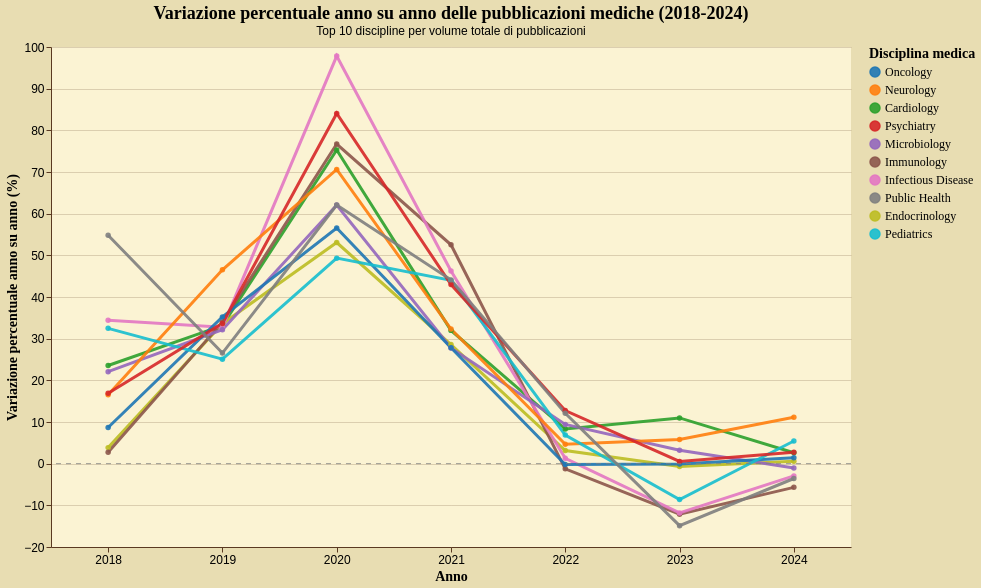

Vega-Lite specification stored for this chart:
### Vega-Lite specification from a JSON file in a GitHub repository (floating-point values rounded to 4 significant figures)
{"config": {"background": "#e8ddb2", "view": {"stroke": "transparent", "width": 350, "height": 250, "fill": "#fbf3d3", "strokeWidth": 0}, "axis": {"domainColor": "#5a3921", "gridColor": "#5a3921", "gridOpacity": 0.2, "tickColor": "#5a3921", "labelColor": "black", "titleColor": "black", "titleFont": "EB Garamond", "labelFontSize": 12, "titleFontSize": 14}, "legend": {"labelColor": "black", "titleColor": "black", "labelFont": "EB Garamond", "titleFont": "EB Garamond", "labelFontSize": 12, "orient": "right", "titleFontSize": 14}, "title": {"color": "black", "font": "EB Garamond", "fontSize": 18}, "mark": {"color": "#6b4a32", "opacity": 0.8}, "bar": {"color": "#6b4a32", "opacity": 0.8}, "line": {"color": "#6b4a32", "opacity": 0.8}, "area": {"color": "#6b4a32", "opacity": 0.8}, "point": {"color": "#6b4a32", "opacity": 0.8}}, "layer": [{"data": {"name": "data-bc0de5876118f0f4825c4b576af51a96"}, "mark": {"type": "line", "opacity": 0.8, "point": true, "strokeWidth": 3}, "encoding": {"color": {"field": "medgemma_extraction", "scale": {"domain": ["Oncology", "Neurology", "Cardiology", "Psychiatry", "Microbiology", "Immunology", "Infectious Disease", "Public Health", "Endocrinology", "Pediatrics"], "range": ["#1f77b4", "#ff7f0e", "#2ca02c", "#d62728", "#9467bd", "#8c564b", "#e377c2", "#7f7f7f", "#bcbd22", "#17becf"]}, "title": "Disciplina medica", "type": "nominal"}, "opacity": {"condition": {"param": "param_8", "value": 0.9}, "value": 0.15}, "order": {"field": "if(param_8.medgemma_extraction && indexof(param_8.medgemma_extraction, datum.medgemma_extraction) !== -1, 0, 1)", "type": "nominal"}, "tooltip": [{"field": "medgemma_extraction", "title": "Disciplina medica", "type": "nominal"}, {"field": "Anno", "title": "Anno", "type": "ordinal"}, {"field": "articoli", "format": ",", "title": "Articoli", "type": "quantitative"}, {"field": "anno_precedente", "format": ",", "title": "Anno precedente", "type": "quantitative"}, {"field": "incremento", "format": ".1f", "title": "Variazione %", "type": "quantitative"}, {"field": "Totale_Articoli", "format": ",", "title": "Totale articoli", "type": "quantitative"}], "x": {"axis": {"labelAngle": 0, "labelFontSize": 12}, "field": "Anno", "title": "Anno", "type": "ordinal"}, "y": {"field": "incremento", "title": "Variazione percentuale anno su anno (%)", "type": "quantitative"}}, "name": "view_3", "title": {"text": "Variazione percentuale anno su anno delle pubblicazioni mediche (2018-2024)", "subtitle": "Top 10 discipline per volume totale di pubblicazioni"}}, {"data": {"name": "data-a0a55d106695e8d630baff0f16eee66d"}, "mark": {"type": "rule", "color": "gray", "strokeDash": [5, 5]}, "encoding": {"y": {"field": "y", "type": "quantitative"}}}], "height": 500, "params": [{"name": "param_8", "select": {"type": "point", "fields": ["medgemma_extraction"]}, "bind": "legend", "views": ["view_3"]}], "width": 800, "$schema": "https://vega.github.io/schema/vega-lite/v5.20.1.json", "datasets": {"data-bc0de5876118f0f4825c4b576af51a96": [{"medgemma_extraction": "Cardiology", "Anno": 2018, "articoli": 3693, "Totale_Articoli": 71622, "anno_precedente": 2989.0, "incremento": 23.55, "incremento_abs": 23.55, "ranking": 4.0}, {"medgemma_extraction": "Cardiology", "Anno": 2019, "articoli": 4917, "Totale_Articoli": 71622, "anno_precedente": 3693.0, "incremento": 33.14, "incremento_abs": 33.14, "ranking": 6.0}, {"medgemma_extraction": "Cardiology", "Anno": 2020, "articoli": 8619, "Totale_Articoli": 71622, "anno_precedente": 4917.0, "incremento": 75.29, "incremento_abs": 75.29, "ranking": 4.0}, {"medgemma_extraction": "Cardiology", "Anno": 2021, "articoli": 11376, "Totale_Articoli": 71622, "anno_precedente": 8619.0, "incremento": 31.99, "incremento_abs": 31.99, "ranking": 7.0}, {"medgemma_extraction": "Cardiology", "Anno": 2022, "articoli": 12321, "Totale_Articoli": 71622, "anno_precedente": 11380.0, "incremento": 8.307, "incremento_abs": 8.307, "ranking": 4.0}, {"medgemma_extraction": "Cardiology", "Anno": 2023, "articoli": 13674, "Totale_Articoli": 71622, "anno_precedente": 12320.0, "incremento": 10.98, "incremento_abs": 10.98, "ranking": 1.0}, {"medgemma_extraction": "Cardiology", "Anno": 2024, "articoli": 14033, "Totale_Articoli": 71622, "anno_precedente": 13670.0, "incremento": 2.625, "incremento_abs": 2.625, "ranking": 4.0}, {"medgemma_extraction": "Endocrinology", "Anno": 2018, "articoli": 1753, "Totale_Articoli": 28204, "anno_precedente": 1688.0, "incremento": 3.851, "incremento_abs": 3.851, "ranking": 9.0}, {"medgemma_extraction": "Endocrinology", "Anno": 2019, "articoli": 2342, "Totale_Articoli": 28204, "anno_precedente": 1753.0, "incremento": 33.6, "incremento_abs": 33.6, "ranking": 5.0}, {"medgemma_extraction": "Endocrinology", "Anno": 2020, "articoli": 3585, "Totale_Articoli": 28204, "anno_precedente": 2342.0, "incremento": 53.07, "incremento_abs": 53.07, "ranking": 9.0}, {"medgemma_extraction": "Endocrinology", "Anno": 2021, "articoli": 4610, "Totale_Articoli": 28204, "anno_precedente": 3585.0, "incremento": 28.59, "incremento_abs": 28.59, "ranking": 8.0}, {"medgemma_extraction": "Endocrinology", "Anno": 2022, "articoli": 4755, "Totale_Articoli": 28204, "anno_precedente": 4610.0, "incremento": 3.145, "incremento_abs": 3.145, "ranking": 7.0}, {"medgemma_extraction": "Endocrinology", "Anno": 2023, "articoli": 4722, "Totale_Articoli": 28204, "anno_precedente": 4755.0, "incremento": -0.694, "incremento_abs": 0.694, "ranking": 6.0}, {"medgemma_extraction": "Endocrinology", "Anno": 2024, "articoli": 4749, "Totale_Articoli": 28204, "anno_precedente": 4722.0, "incremento": 0.5718, "incremento_abs": 0.5718, "ranking": 6.0}, {"medgemma_extraction": "Immunology", "Anno": 2018, "articoli": 1802, "Totale_Articoli": 34140, "anno_precedente": 1754.0, "incremento": 2.737, "incremento_abs": 2.737, "ranking": 10.0}, {"medgemma_extraction": "Immunology", "Anno": 2019, "articoli": 2414, "Totale_Articoli": 34140, "anno_precedente": 1802.0, "incremento": 33.96, "incremento_abs": 33.96, "ranking": 3.0}, {"medgemma_extraction": "Immunology", "Anno": 2020, "articoli": 4266, "Totale_Articoli": 34140, "anno_precedente": 2414.0, "incremento": 76.72, "incremento_abs": 76.72, "ranking": 3.0}, {"medgemma_extraction": "Immunology", "Anno": 2021, "articoli": 6507, "Totale_Articoli": 34140, "anno_precedente": 4266.0, "incremento": 52.53, "incremento_abs": 52.53, "ranking": 1.0}, {"medgemma_extraction": "Immunology", "Anno": 2022, "articoli": 6426, "Totale_Articoli": 34140, "anno_precedente": 6507.0, "incremento": -1.245, "incremento_abs": 1.245, "ranking": 10.0}, {"medgemma_extraction": "Immunology", "Anno": 2023, "articoli": 5646, "Totale_Articoli": 34140, "anno_precedente": 6426.0, "incremento": -12.14, "incremento_abs": 12.14, "ranking": 9.0}, {"medgemma_extraction": "Immunology", "Anno": 2024, "articoli": 5325, "Totale_Articoli": 34140, "anno_precedente": 5646.0, "incremento": -5.685, "incremento_abs": 5.685, "ranking": 10.0}, {"medgemma_extraction": "Infectious Disease", "Anno": 2018, "articoli": 1691, "Totale_Articoli": 34136, "anno_precedente": 1258.0, "incremento": 34.42, "incremento_abs": 34.42, "ranking": 2.0}, {"medgemma_extraction": "Infectious Disease", "Anno": 2019, "articoli": 2245, "Totale_Articoli": 34136, "anno_precedente": 1691.0, "incremento": 32.76, "incremento_abs": 32.76, "ranking": 7.0}, {"medgemma_extraction": "Infectious Disease", "Anno": 2020, "articoli": 4441, "Totale_Articoli": 34136, "anno_precedente": 2245.0, "incremento": 97.82, "incremento_abs": 97.82, "ranking": 1.0}, {"medgemma_extraction": "Infectious Disease", "Anno": 2021, "articoli": 6494, "Totale_Articoli": 34136, "anno_precedente": 4441.0, "incremento": 46.23, "incremento_abs": 46.23, "ranking": 2.0}, {"medgemma_extraction": "Infectious Disease", "Anno": 2022, "articoli": 6577, "Totale_Articoli": 34136, "anno_precedente": 6494.0, "incremento": 1.278, "incremento_abs": 1.278, "ranking": 8.0}, {"medgemma_extraction": "Infectious Disease", "Anno": 2023, "articoli": 5800, "Totale_Articoli": 34136, "anno_precedente": 6577.0, "incremento": -11.81, "incremento_abs": 11.81, "ranking": 8.0}, {"medgemma_extraction": "Infectious Disease", "Anno": 2024, "articoli": 5630, "Totale_Articoli": 34136, "anno_precedente": 5800.0, "incremento": -2.931, "incremento_abs": 2.931, "ranking": 8.0}, {"medgemma_extraction": "Microbiology", "Anno": 2018, "articoli": 2544, "Totale_Articoli": 43666, "anno_precedente": 2084.0, "incremento": 22.07, "incremento_abs": 22.07, "ranking": 5.0}, {"medgemma_extraction": "Microbiology", "Anno": 2019, "articoli": 3362, "Totale_Articoli": 43666, "anno_precedente": 2544.0, "incremento": 32.15, "incremento_abs": 32.15, "ranking": 8.0}, {"medgemma_extraction": "Microbiology", "Anno": 2020, "articoli": 5449, "Totale_Articoli": 43666, "anno_precedente": 3362.0, "incremento": 62.08, "incremento_abs": 62.08, "ranking": 6.0}, {"medgemma_extraction": "Microbiology", "Anno": 2021, "articoli": 6963, "Totale_Articoli": 43666, "anno_precedente": 5449.0, "incremento": 27.78, "incremento_abs": 27.78, "ranking": 10.0}, {"medgemma_extraction": "Microbiology", "Anno": 2022, "articoli": 7618, "Totale_Articoli": 43666, "anno_precedente": 6963.0, "incremento": 9.407, "incremento_abs": 9.407, "ranking": 3.0}, {"medgemma_extraction": "Microbiology", "Anno": 2023, "articoli": 7864, "Totale_Articoli": 43666, "anno_precedente": 7618.0, "incremento": 3.229, "incremento_abs": 3.229, "ranking": 3.0}, {"medgemma_extraction": "Microbiology", "Anno": 2024, "articoli": 7782, "Totale_Articoli": 43666, "anno_precedente": 7864.0, "incremento": -1.043, "incremento_abs": 1.043, "ranking": 7.0}, {"medgemma_extraction": "Neurology", "Anno": 2018, "articoli": 3698, "Totale_Articoli": 75181, "anno_precedente": 3173.0, "incremento": 16.55, "incremento_abs": 16.55, "ranking": 7.0}, {"medgemma_extraction": "Neurology", "Anno": 2019, "articoli": 5419, "Totale_Articoli": 75181, "anno_precedente": 3698.0, "incremento": 46.54, "incremento_abs": 46.54, "ranking": 1.0}, {"medgemma_extraction": "Neurology", "Anno": 2020, "articoli": 9245, "Totale_Articoli": 75181, "anno_precedente": 5419.0, "incremento": 70.6, "incremento_abs": 70.6, "ranking": 5.0}, {"medgemma_extraction": "Neurology", "Anno": 2021, "articoli": 12232, "Totale_Articoli": 75181, "anno_precedente": 9245.0, "incremento": 32.31, "incremento_abs": 32.31, "ranking": 6.0}, {"medgemma_extraction": "Neurology", "Anno": 2022, "articoli": 12804, "Totale_Articoli": 75181, "anno_precedente": 12230.0, "incremento": 4.676, "incremento_abs": 4.676, "ranking": 6.0}, {"medgemma_extraction": "Neurology", "Anno": 2023, "articoli": 13550, "Totale_Articoli": 75181, "anno_precedente": 12800.0, "incremento": 5.826, "incremento_abs": 5.826, "ranking": 2.0}, {"medgemma_extraction": "Neurology", "Anno": 2024, "articoli": 15060, "Totale_Articoli": 75181, "anno_precedente": 13550.0, "incremento": 11.14, "incremento_abs": 11.14, "ranking": 1.0}, {"medgemma_extraction": "Oncology", "Anno": 2018, "articoli": 6687, "Totale_Articoli": 108541, "anno_precedente": 6153.0, "incremento": 8.679, "incremento_abs": 8.679, "ranking": 8.0}, {"medgemma_extraction": "Oncology", "Anno": 2019, "articoli": 9043, "Totale_Articoli": 108541, "anno_precedente": 6687.0, "incremento": 35.23, "incremento_abs": 35.23, "ranking": 2.0}, {"medgemma_extraction": "Oncology", "Anno": 2020, "articoli": 14158, "Totale_Articoli": 108541, "anno_precedente": 9043.0, "incremento": 56.56, "incremento_abs": 56.56, "ranking": 8.0}, {"medgemma_extraction": "Oncology", "Anno": 2021, "articoli": 18098, "Totale_Articoli": 108541, "anno_precedente": 14160.0, "incremento": 27.83, "incremento_abs": 27.83, "ranking": 9.0}, {"medgemma_extraction": "Oncology", "Anno": 2022, "articoli": 18061, "Totale_Articoli": 108541, "anno_precedente": 18100.0, "incremento": -0.2044, "incremento_abs": 0.2044, "ranking": 9.0}, {"medgemma_extraction": "Oncology", "Anno": 2023, "articoli": 18042, "Totale_Articoli": 108541, "anno_precedente": 18060.0, "incremento": -0.1052, "incremento_abs": 0.1052, "ranking": 5.0}, {"medgemma_extraction": "Oncology", "Anno": 2024, "articoli": 18299, "Totale_Articoli": 108541, "anno_precedente": 18040.0, "incremento": 1.424, "incremento_abs": 1.424, "ranking": 5.0}, {"medgemma_extraction": "Pediatrics", "Anno": 2018, "articoli": 1603, "Totale_Articoli": 25379, "anno_precedente": 1210.0, "incremento": 32.48, "incremento_abs": 32.48, "ranking": 3.0}, {"medgemma_extraction": "Pediatrics", "Anno": 2019, "articoli": 2005, "Totale_Articoli": 25379, "anno_precedente": 1603.0, "incremento": 25.08, "incremento_abs": 25.08, "ranking": 10.0}, {"medgemma_extraction": "Pediatrics", "Anno": 2020, "articoli": 2994, "Totale_Articoli": 25379, "anno_precedente": 2005.0, "incremento": 49.33, "incremento_abs": 49.33, "ranking": 10.0}, {"medgemma_extraction": "Pediatrics", "Anno": 2021, "articoli": 4311, "Totale_Articoli": 25379, "anno_precedente": 2994.0, "incremento": 43.99, "incremento_abs": 43.99, "ranking": 4.0}, {"medgemma_extraction": "Pediatrics", "Anno": 2022, "articoli": 4607, "Totale_Articoli": 25379, "anno_precedente": 4311.0, "incremento": 6.866, "incremento_abs": 6.866, "ranking": 5.0}, {"medgemma_extraction": "Pediatrics", "Anno": 2023, "articoli": 4210, "Totale_Articoli": 25379, "anno_precedente": 4607.0, "incremento": -8.617, "incremento_abs": 8.617, "ranking": 7.0}, {"medgemma_extraction": "Pediatrics", "Anno": 2024, "articoli": 4439, "Totale_Articoli": 25379, "anno_precedente": 4210.0, "incremento": 5.439, "incremento_abs": 5.439, "ranking": 2.0}, {"medgemma_extraction": "Psychiatry", "Anno": 2018, "articoli": 2222, "Totale_Articoli": 47149, "anno_precedente": 1901.0, "incremento": 16.89, "incremento_abs": 16.89, "ranking": 6.0}, {"medgemma_extraction": "Psychiatry", "Anno": 2019, "articoli": 2970, "Totale_Articoli": 47149, "anno_precedente": 2222.0, "incremento": 33.66, "incremento_abs": 33.66, "ranking": 4.0}, {"medgemma_extraction": "Psychiatry", "Anno": 2020, "articoli": 5466, "Totale_Articoli": 47149, "anno_precedente": 2970.0, "incremento": 84.04, "incremento_abs": 84.04, "ranking": 2.0}, {"medgemma_extraction": "Psychiatry", "Anno": 2021, "articoli": 7816, "Totale_Articoli": 47149, "anno_precedente": 5466.0, "incremento": 42.99, "incremento_abs": 42.99, "ranking": 5.0}, {"medgemma_extraction": "Psychiatry", "Anno": 2022, "articoli": 8813, "Totale_Articoli": 47149, "anno_precedente": 7816.0, "incremento": 12.76, "incremento_abs": 12.76, "ranking": 1.0}, {"medgemma_extraction": "Psychiatry", "Anno": 2023, "articoli": 8859, "Totale_Articoli": 47149, "anno_precedente": 8813.0, "incremento": 0.522, "incremento_abs": 0.522, "ranking": 4.0}, {"medgemma_extraction": "Psychiatry", "Anno": 2024, "articoli": 9102, "Totale_Articoli": 47149, "anno_precedente": 8859.0, "incremento": 2.743, "incremento_abs": 2.743, "ranking": 3.0}, {"medgemma_extraction": "Public Health", "Anno": 2018, "articoli": 1793, "Totale_Articoli": 30065, "anno_precedente": 1158.0, "incremento": 54.84, "incremento_abs": 54.84, "ranking": 1.0}, {"medgemma_extraction": "Public Health", "Anno": 2019, "articoli": 2269, "Totale_Articoli": 30065, "anno_precedente": 1793.0, "incremento": 26.55, "incremento_abs": 26.55, "ranking": 9.0}, {"medgemma_extraction": "Public Health", "Anno": 2020, "articoli": 3677, "Totale_Articoli": 30065, "anno_precedente": 2269.0, "incremento": 62.05, "incremento_abs": 62.05, "ranking": 7.0}, {"medgemma_extraction": "Public Health", "Anno": 2021, "articoli": 5299, "Totale_Articoli": 30065, "anno_precedente": 3677.0, "incremento": 44.11, "incremento_abs": 44.11, "ranking": 3.0}, {"medgemma_extraction": "Public Health", "Anno": 2022, "articoli": 5939, "Totale_Articoli": 30065, "anno_precedente": 5299.0, "incremento": 12.08, "incremento_abs": 12.08, "ranking": 2.0}, {"medgemma_extraction": "Public Health", "Anno": 2023, "articoli": 5055, "Totale_Articoli": 30065, "anno_precedente": 5939.0, "incremento": -14.88, "incremento_abs": 14.88, "ranking": 10.0}, {"medgemma_extraction": "Public Health", "Anno": 2024, "articoli": 4875, "Totale_Articoli": 30065, "anno_precedente": 5055.0, "incremento": -3.561, "incremento_abs": 3.561, "ranking": 9.0}], "data-a0a55d106695e8d630baff0f16eee66d": [{"y": 0}]}}
